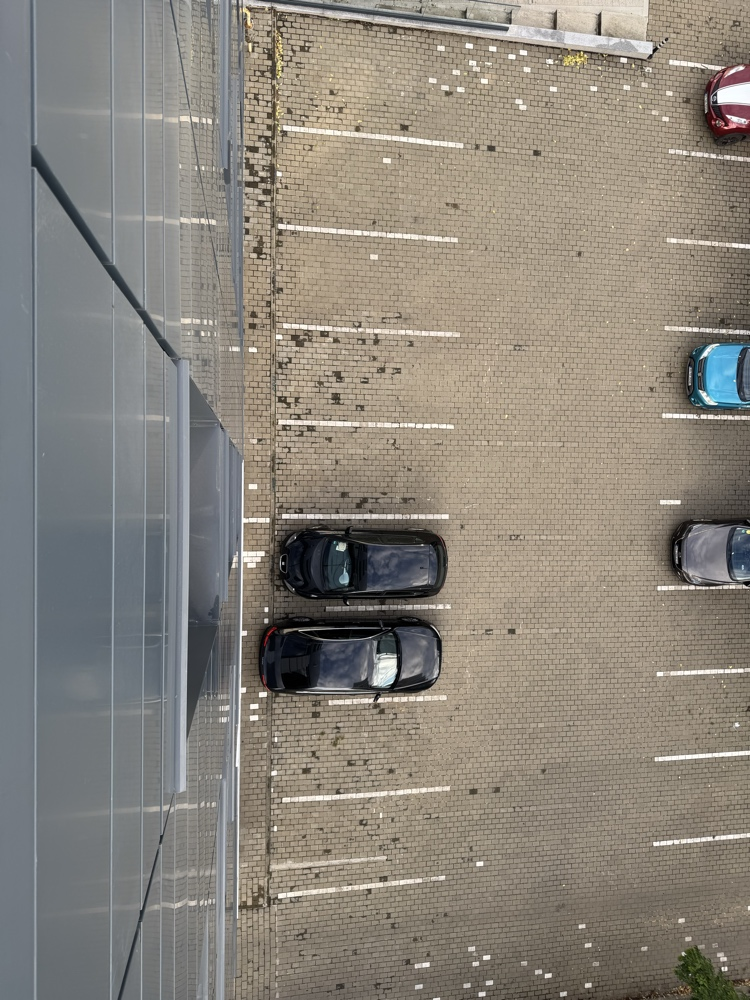
#> input picture samples/generated/234523452352345.jpg, 750 x 1000 px; its folder holds only this picture in this run
$ python -i health.py   (imports and definitions only)   (older library calls are emulated)
#> lines starting #> are read from the running program, lines starting #| are printed output that depends on the picture
"""Frame health checks (vision.md §5), run on every frame before detection.

Each frame is checked on a 320-px-wide grayscale copy, in this order (first match wins):

- `connect_failed`: the source gave no frame (`check(None)`).
- `black`: mean brightness < `black_mean_max`.
- `frozen`: mean absolute difference vs the previous frame < `frozen_diff_max` for
  `frozen_frames` frames in a row. Off for replay sources (`check_frozen=False`), which repeat
  stored images on purpose.
- `blurry`: variance of the Laplacian < `blur_laplacian_min`.

`FrameHealth` also keeps the last `WINDOW` results: `unhealthy_ratio`, `degraded` (> 50% of
them unhealthy) and `is_down()` (no healthy frame for `stale_after_s`). `last_metrics` holds the
numbers behind the last check (`mean`, `laplacian_var`, `frame_diff`) so they can be logged and
the thresholds tuned per camera (P4.4, `parking health-stats`).
"""

from __future__ import annotations

from collections import deque
from dataclasses import dataclass
from datetime import UTC, datetime
from typing import Literal

import cv2
import numpy as np

from parking.config import HealthCfg
from parking.vision.sources import Frame

Issue = Literal["black", "frozen", "blurry", "connect_failed"]

CHECK_WIDTH = 320
WINDOW = 20
DEGRADED_RATIO = 0.5


@dataclass(frozen=True)
class HealthMetrics:
    """What the checks measured on one frame (all on the 320-px grayscale copy)."""

    mean: float
    laplacian_var: float
    frame_diff: float | None  # mean abs difference vs the previous frame; None for the first


# [7 lines left out: function small_gray, not called in this run]


def blur_score(gray: np.ndarray) -> float:
    return float(cv2.Laplacian(gray, cv2.CV_32F).var())


# [66 lines that did not run here, left out]

>>> import cv2
>>> picture = cv2.imread('../../../samples/generated/234523452352345.jpg', cv2.IMREAD_GRAYSCALE)
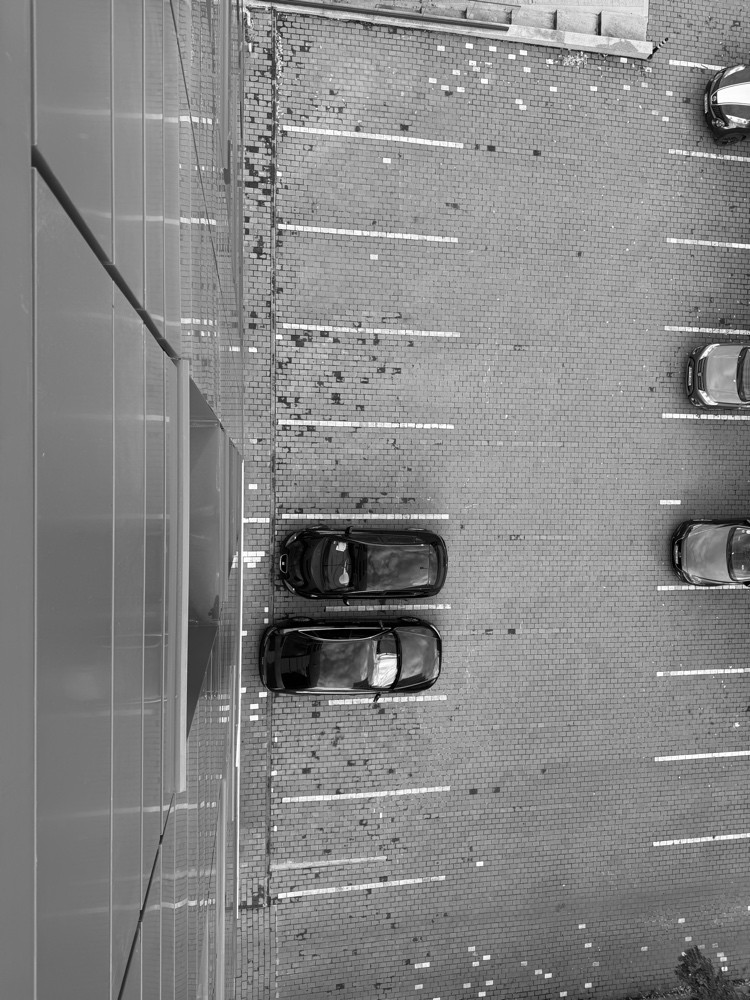
#> picture: shape (1000, 750); min 0, max 255, mean 133.7
#> (the run stopped early here; a loop or call above may not have finished)

$ run again, on samples/generated/24566245634564564256.jpg
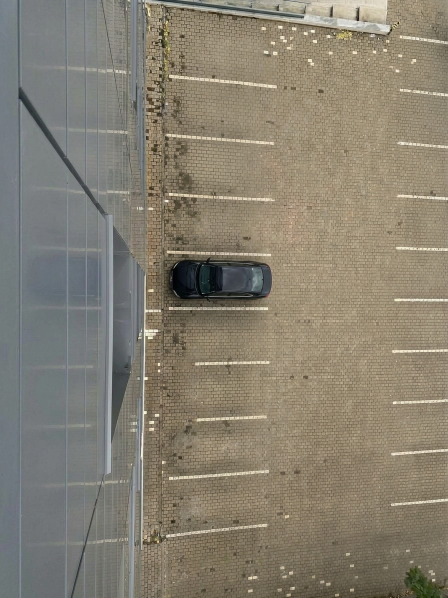
#> input picture samples/generated/24566245634564564256.jpg, 896 x 1195 px (shown at 1/2 size)
#> `picture = cv2.imread('../../../samples/generated/234523452352345.jpg',..`:
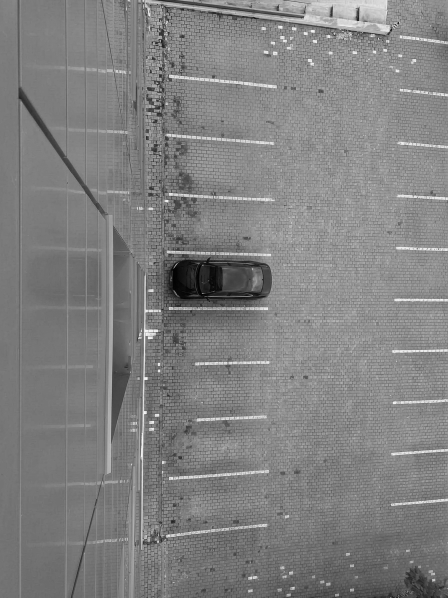
#> picture: shape (1195, 896) (shown at 1/2 size); min 0, max 253, mean 128.2

$ run again, on samples/generated/345324523452352345.jpg
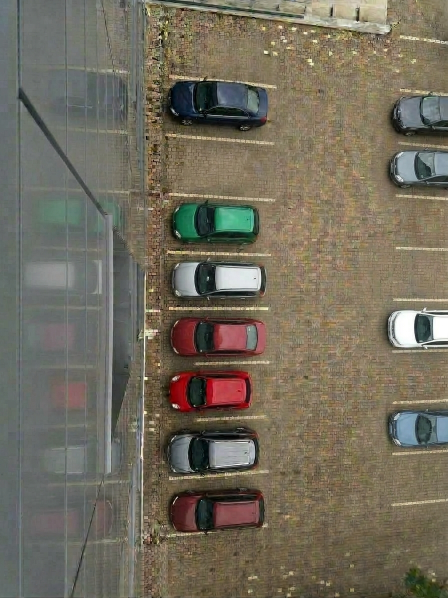
#> input picture samples/generated/345324523452352345.jpg, 896 x 1195 px (shown at 1/2 size)
#> `picture = cv2.imread('../../../samples/generated/234523452352345.jpg',..`:
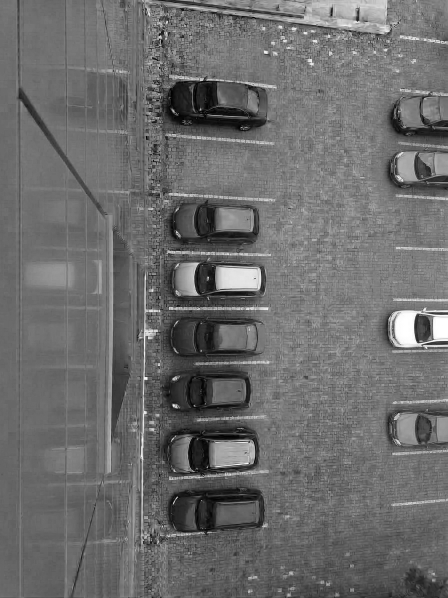
#> picture: shape (1195, 896) (shown at 1/2 size); min 0, max 255, mean 108.1
